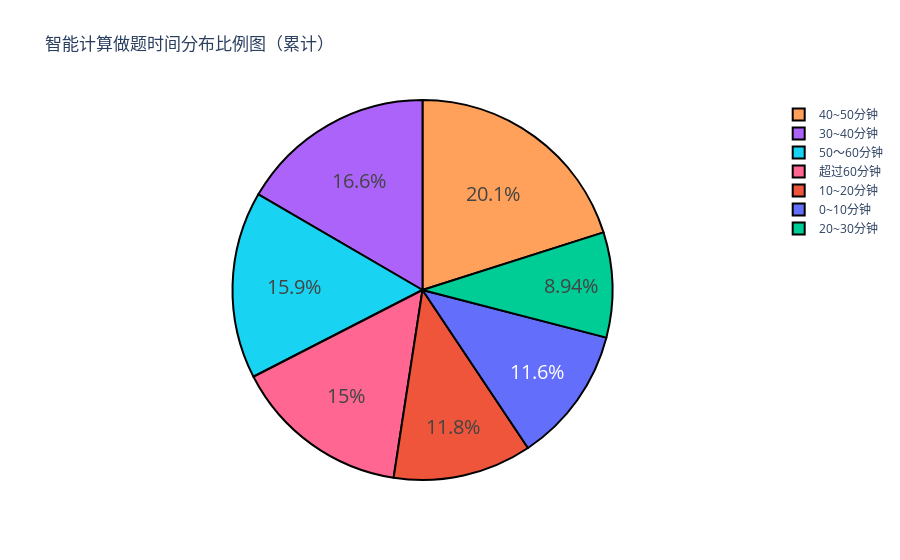

The code cell stored with this chart in its notebook:
### Code cell
import plotly as py
import plotly.graph_objs as go
pyplt=py.offline.plot
labels=['0~10分钟','10~20分钟','20~30分钟','30~40分钟','40~50分钟', '50～60分钟', '超过60分钟']
values=x1_list
trace=[go.Pie(labels=labels,values=values)]
layout=go.Layout(
    title='智能计算做题时间分布比例图（累计）'
)
fig=go.Figure(data=trace,layout=layout)
fig.update_traces(hoverinfo='label+percent',
#  textinfo='value', 
 textfont_size=20, marker=dict(colors=plotly.colors.qualitative.Plotly[0:7], line=dict(color='#000000', width=2)))
pyplt(fig,filename='plot/总计智能计算时间分布饼图.html')
offline.iplot(fig)

### Figure 1 — Plotly figure (JSON) as saved in the notebook; plotly's stock layout.template omitted (floating-point values rounded to 4 significant figures)
{"data": [{"hoverinfo": "label+percent", "labels": ["0~10分钟", "10~20分钟", "20~30分钟", "30~40分钟", "40~50分钟", "50～60分钟", "超过60分钟"], "marker": {"colors": ["#636EFA", "#EF553B", "#00CC96", "#AB63FA", "#FFA15A", "#19D3F3", "#FF6692"], "line": {"color": "#000000", "width": 2}}, "textfont": {"size": 20}, "type": "pie", "values": [1834, 1866, 1413, 2625, 3177, 2521, 2375]}], "layout": {"autosize": true, "title": {"text": "智能计算做题时间分布比例图（累计）"}}}
